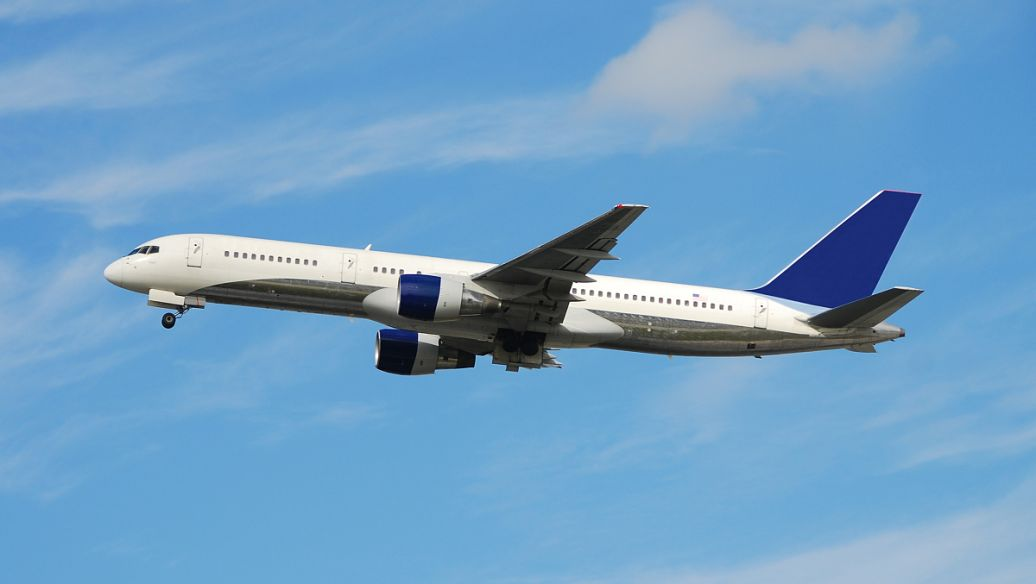
#> input picture task2/example1.jpg, 1036 x 584 px, found by its file name
$ python ascii_preview.py img task2/example1.jpg
#> lines starting #> are read from the running program, lines starting #| are printed output that depends on the picture; after the words box and inside, x2 and y2 are one past the last pixel; in counts of white or black regions, pixels touching at a corner belong together
# -*- coding: utf-8 -*-
"""把图片/视频帧"翻译"成 ASCII 灰阶图，方便在没有图形界面的环境下判断画面内容；
同时探测偏红目标（小球）在各帧中的位置与大小。

用法：
    python tools/ascii_preview.py img  task2/example1.jpg
    python tools/ascii_preview.py vid  task2/example3.mp4 --frames 0 60 120 200
"""

from __future__ import annotations

import argparse
import sys
from pathlib import Path

import cv2
import numpy as np

CHARS = "@%#*+=-:. "   # 越暗字符越"实"


def ascii_art(gray: np.ndarray, cols: int = 70) -> str:
    h, w = gray.shape
    rows = max(1, int(cols * h / w / 2.1))
    small = cv2.resize(gray, (cols, rows), interpolation=cv2.INTER_AREA)
    lines = []
    for r in small:
        lines.append("".join(CHARS[min(len(CHARS) - 1, int(v / 256 * len(CHARS)))] for v in r))
    return "\n".join(lines)


def red_blobs(frame: np.ndarray, min_area=40):
    hsv = cv2.cvtColor(frame, cv2.COLOR_BGR2HSV)
    mask = cv2.inRange(hsv, (0, 110, 50), (15, 255, 255)) | cv2.inRange(hsv, (165, 110, 50), (180, 255, 255))
    mask = cv2.morphologyEx(mask, cv2.MORPH_CLOSE, np.ones((5, 5), np.uint8))
    cnts, _ = cv2.findContours(mask, cv2.RETR_EXTERNAL, cv2.CHAIN_APPROX_SIMPLE)
    out = []
    for c in cnts:
        a = cv2.contourArea(c)
        if a < min_area:
            continue
        (x, y), r = cv2.minEnclosingCircle(c)
        fill = a / (np.pi * r * r + 1e-6)
        out.append((a, x, y, r, fill))
    out.sort(key=lambda t: -t[0])
    return out


def do_image(path: Path) -> None:
    img = cv2.imread(str(path), cv2.IMREAD_COLOR)
    gray = cv2.cvtColor(img, cv2.COLOR_BGR2GRAY)
    hsv = cv2.cvtColor(img, cv2.COLOR_BGR2HSV)
    print(f"\n=== {path.name}  {img.shape[1]}x{img.shape[0]} ===")
    print(ascii_art(gray, 78))
    print(f"灰度: mean={gray.mean():.1f} std={gray.std():.1f} "
          f"min={gray.min()} max={gray.max()}")
    print(f"HSV: H mean={hsv[..., 0].mean():.1f} std={hsv[..., 0].std():.1f}  "
          f"S mean={hsv[..., 1].mean():.1f}  V mean={hsv[..., 2].mean():.1f}")
    edges = cv2.Canny(gray, 50, 150)
    print(f"Canny 边缘像素占比 = {(edges > 0).mean() * 100:.2f}%")
    rb = red_blobs(img, min_area=200)
    print(f"偏红连通域(area>=200): {len(rb)} 个")
    for a, x, y, r, f in rb[:6]:
        print(f"   area={a:8.0f} center=({x:.0f},{y:.0f}) r={r:.1f} fill={f:.2f}")
    # 灰度直方图分段
    hist = np.histogram(gray, bins=8, range=(0, 256))[0]
    print("灰度分布(0-32,32-64,...):", (hist / gray.size * 100).round(1).tolist())


def do_video(path: Path, frame_idxs) -> None:
    cap = cv2.VideoCapture(str(path))
    fps = cap.get(cv2.CAP_PROP_FPS)
    n = int(cap.get(cv2.CAP_PROP_FRAME_COUNT))
    print(f"\n=== {path.name}  {n} 帧 @ {fps:.2f}fps ===")
    if not frame_idxs:
        frame_idxs = [int(n * f) for f in (0.02, 0.2, 0.4, 0.6, 0.8, 0.98)]
    for idx in frame_idxs:
        cap.set(cv2.CAP_PROP_POS_FRAMES, idx)
        ok, frame = cap.read()
        if not ok:
            print(f"  帧 {idx} 读取失败")
            continue
        gray = cv2.cvtColor(frame, cv2.COLOR_BGR2GRAY)
        print(f"\n--- frame {idx} ---")
        print(ascii_art(gray, 78))
        rb = red_blobs(frame, min_area=60)
        print(f"frame {idx}: 偏红连通域 {len(rb)} 个")
        for a, x, y, r, f in rb[:5]:
            print(f"   area={a:8.0f} center=({x:.0f},{y:.0f}) r={r:.1f} fill={f:.2f}")
    cap.release()


def main() -> None:
    ap = argparse.ArgumentParser()
    ap.add_argument("kind", choices=["img", "vid"])
    ap.add_argument("path")
    ap.add_argument("--frames", nargs="*", type=int, default=None)
    args = ap.parse_args()
    p = Path(args.path)
    if args.kind == "img":
        do_image(p)
#> in do_image, img is the input picture: shape (584, 1036, 3); mean B, G, R 198.1, 159.7, 111.6
#> in do_image, `gray = cv2.cvtColor(img, cv2.COLOR_BGR2GRAY)`:
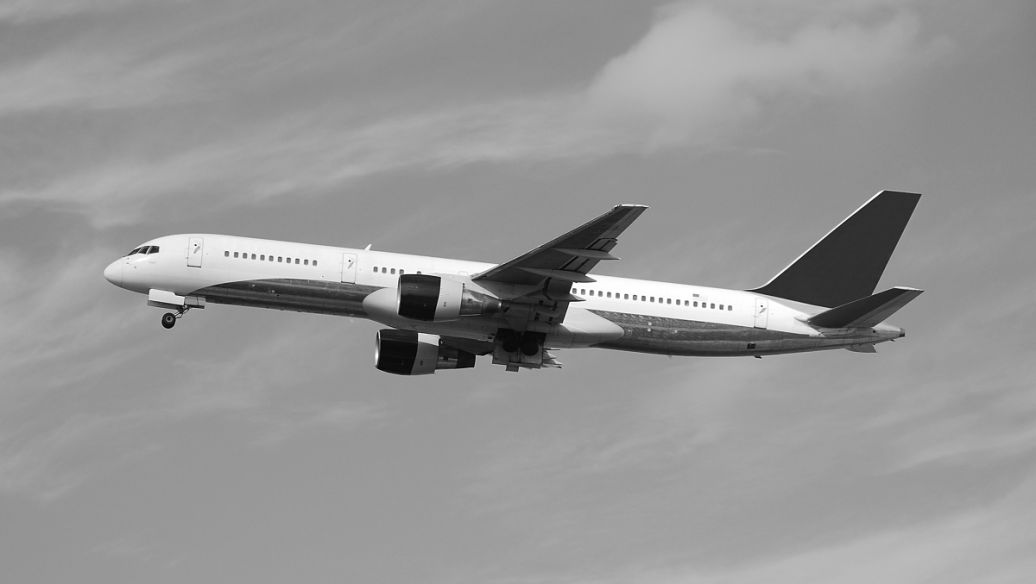
#> gray: shape (584, 1036); min 1, max 255, mean 149.7
#> in do_image, `hsv = cv2.cvtColor(img, cv2.COLOR_BGR2HSV)`: hsv: shape (584, 1036, 3); mean H, S, V 97.4, 110.8, 198.9
#| === example1.jpg  1036x584 ===
#> in ascii_art, `small = cv2.resize(gray, (cols, rows), interpolation=cv2.INTER_AREA)`:
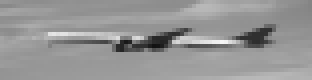
#> small: shape (20, 78) (shown 4 times larger); min 18, max 246, mean 149.6
#> the loop in ascii_art, `for r in small:` made 20 passes
#> after the loop in ascii_art, `for r in small:`: lines = 20 items
#| 灰度: mean=149.7 std=32.6 min=1 max=255
#| HSV: H mean=97.4 std=21.2  S mean=110.8  V mean=198.9
#> in do_image, `edges = cv2.Canny(gray, 50, 150)`:
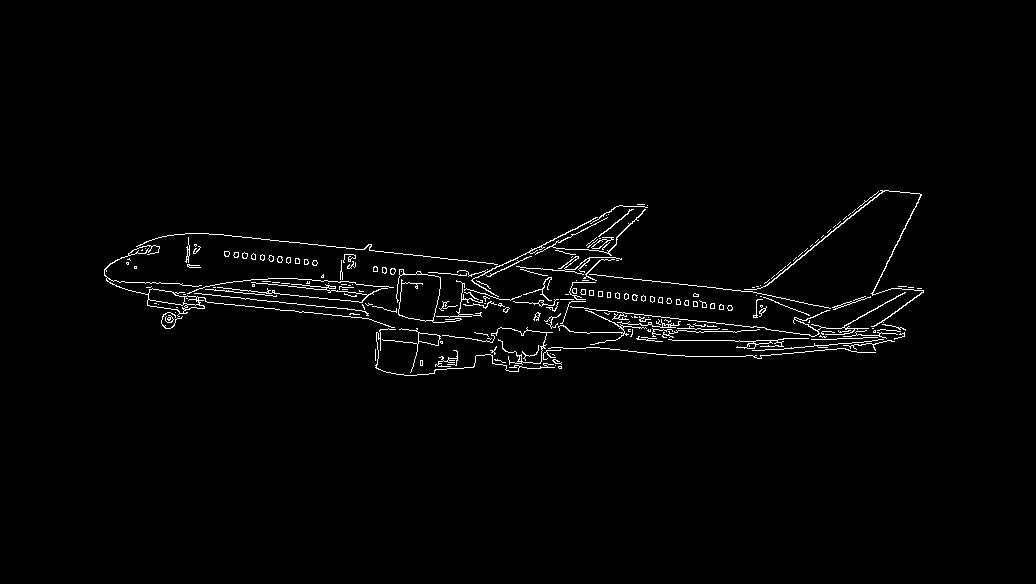
#> edges: shape (584, 1036); 1.6% white in thin lines or dots, all inside (x1, y1, x2, y2) = (104, 190, 924, 376)
#| Canny 边缘像素占比 = 1.63%
#> in red_blobs, `mask = cv2.inRange(hsv, (0, 110, 50), (15, 255, 255)) | cv2.inRange(hs..`:
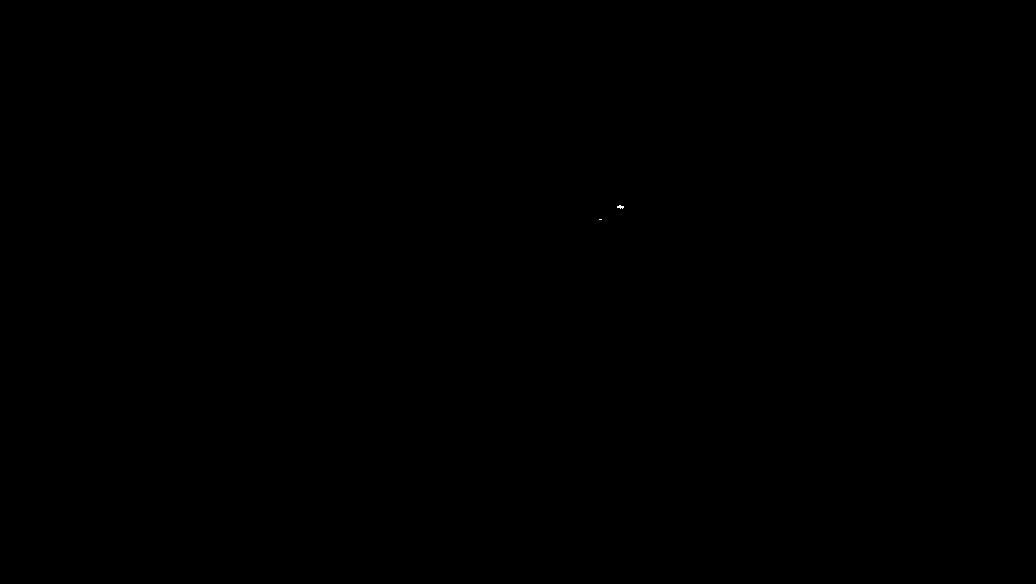
#> mask: shape (584, 1036); 0% white in thin lines or dots, all inside (x1, y1, x2, y2) = (599, 205, 624, 220)
#> in red_blobs, `cnts, _ = cv2.findContours(mask, cv2.RETR_EXTERNAL, cv2.CHAIN_APPROX_S..`: cnts = 2 contours, all with area under 20
#> the loop in red_blobs, `for c in cnts:` made 2 passes
#> (c, a) on pass 1: ([[599, 219], [601, 219]], 0)
#> a on pass 2: 11
#> after the loop in red_blobs, `for c in cnts:`: out = []
#| 偏红连通域(area>=200): 0 个
#> in do_image, `hist = np.histogram(gray, bins=8, range=(0, 256))[0]`: hist = [5574, 26342, 10047, 4791, 392894, 143754, 7240, 14382]
#> (printed output is left out)
    else:
        do_video(p, args.frames)


if __name__ == "__main__":
    sys.stdout.reconfigure(encoding="utf-8", errors="replace")
    main()
